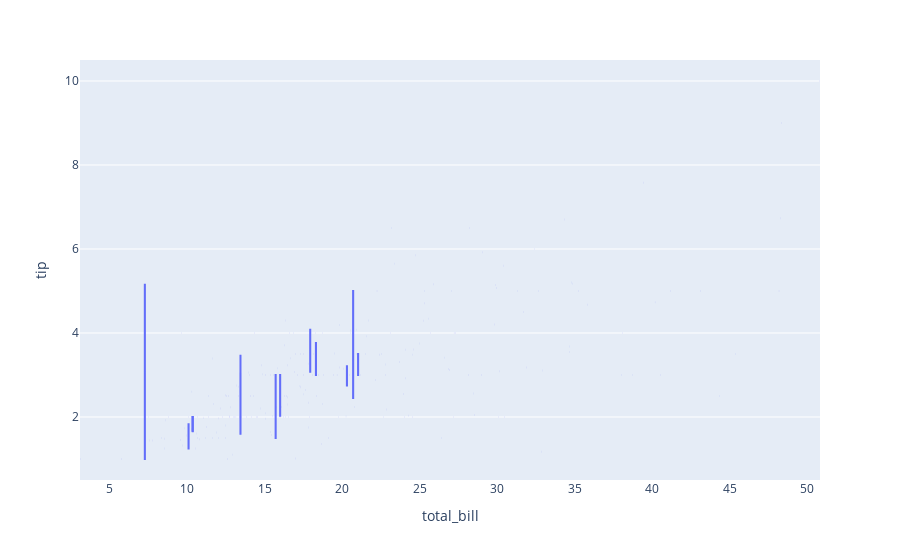

The cell this chart's notebook holds for it:
### Markdown cell above
### Q2. Using the tips dataset in the Plotly library, plot a box plot using Plotly express.

### Code cell
import plotly.graph_objects as go
import plotly.express as px

df = px.data.tips()
fig = px.box(df, x="total_bill", y="tip")
fig.show()

### Figure 1 — Plotly figure (JSON) as saved in the notebook; plotly's stock layout.template omitted (floating-point values rounded to 4 significant figures; data arrays with more than 128 entries replaced by an {"elided": "..."} marker saying what was removed)
{"data": [{"alignmentgroup": "True", "hovertemplate": "total_bill=%{x}<br>tip=%{y}<extra></extra>", "legendgroup": "", "marker": {"color": "#636efa"}, "name": "", "notched": false, "offsetgroup": "", "orientation": "v", "showlegend": false, "type": "box", "x": {"elided": "244 float values"}, "x0": " ", "xaxis": "x", "y": {"elided": "244 float values"}, "y0": " ", "yaxis": "y"}], "layout": {"autosize": true, "boxmode": "group", "legend": {"tracegroupgap": 0}, "margin": {"t": 60}, "xaxis": {"anchor": "y", "autorange": true, "domain": [0, 1], "range": [3.065, 50.81], "title": {"text": "total_bill"}, "type": "linear"}, "yaxis": {"anchor": "x", "autorange": true, "domain": [0, 1], "range": [0.5, 10.5], "title": {"text": "tip"}, "type": "linear"}}}
